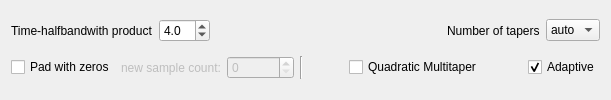
              <widget class="QWidget" name="multitaperPage">
               <layout class="QVBoxLayout" name="verticalLayout_14">
                <item>
                 <layout class="QHBoxLayout" name="horizontalLayout_24">
                  <item>
                   <widget class="QLabel" name="label_17">
                    <property name="text">
                     <string>Time-halfbandwith product</string>
                    </property>
                   </widget>
                  </item>
                  <item>
                   <widget class="QDoubleSpinBox" name="timeBandwidthSpinBox">
                    <property name="decimals">
                     <number>1</number>
                    </property>
                    <property name="minimum">
                     <double>0.500000000000000</double>
                    </property>
                    <property name="maximum">
                     <double>20.000000000000000</double>
                    </property>
                    <property name="singleStep">
                     <double>0.100000000000000</double>
                    </property>
                    <property name="value">
                     <double>4.000000000000000</double>
                    </property>
                   </widget>
                  </item>
                  <item>
                   <spacer name="horizontalSpacer_18">
                    <property name="orientation">
                     <enum>Qt::Horizontal</enum>
                    </property>
                    <property name="sizeHint" stdset="0">
                     <size>
                      <width>40</width>
                      <height>20</height>
                     </size>
                    </property>
                   </spacer>
                  </item>
                  <item>
                   <widget class="QLabel" name="label_19">
                    <property name="text">
                     <string>Number of tapers</string>
                    </property>
                   </widget>
                  </item>
                  <item>
                   <widget class="QComboBox" name="numberOfTapersComboBox">
                    <item>
                     <property name="text">
                      <string>auto</string>
                     </property>
                    </item>
                    <item>
                     <property name="text">
                      <string>1</string>
                     </property>
                    </item>
                    <item>
                     <property name="text">
                      <string>2</string>
                     </property>
                    </item>
                    <item>
                     <property name="text">
                      <string>3</string>
                     </property>
                    </item>
                    <item>
                     <property name="text">
                      <string>4</string>
                     </property>
                    </item>
                    <item>
                     <property name="text">
                      <string>5</string>
                     </property>
                    </item>
                    <item>
                     <property name="text">
                      <string>6</string>
                     </property>
                    </item>
                    <item>
                     <property name="text">
                      <string>7</string>
                     </property>
                    </item>
                    <item>
                     <property name="text">
                      <string>8</string>
                     </property>
                    </item>
                    <item>
                     <property name="text">
                      <string>9</string>
                     </property>
                    </item>
                    <item>
                     <property name="text">
                      <string>10</string>
                     </property>
                    </item>
                   </widget>
                  </item>
                 </layout>
                </item>
                <item>
                 <layout class="QHBoxLayout" name="horizontalLayout_25">
                  <item>
                   <widget class="QCheckBox" name="multitaperPadCheckBox">
                    <property name="text">
                     <string>Pad with zeros</string>
                    </property>
                   </widget>
                  </item>
                  <item>
                   <widget class="QLabel" name="nfftLabel">
                    <property name="enabled">
                     <bool>false</bool>
                    </property>
                    <property name="text">
                     <string>new sample count:</string>
                    </property>
                   </widget>
                  </item>
                  <item>
                   <widget class="QSpinBox" name="nfftSpinBox">
                    <property name="enabled">
                     <bool>false</bool>
                    </property>
                    <property name="maximum">
                     <number>9999999</number>
                    </property>
                   </widget>
                  </item>
                  <item>
                   <widget class="Line" name="line_3">
                    <property name="orientation">
                     <enum>Qt::Vertical</enum>
                    </property>
                   </widget>
                  </item>
                  <item>
                   <spacer name="horizontalSpacer_19">
                    <property name="orientation">
                     <enum>Qt::Horizontal</enum>
                    </property>
                    <property name="sizeHint" stdset="0">
                     <size>
                      <width>40</width>
                      <height>20</height>
                     </size>
                    </property>
                   </spacer>
                  </item>
                  <item>
                   <widget class="QCheckBox" name="quadraticCheckBox">
                    <property name="text">
                     <string>Quadratic Multitaper</string>
                    </property>
                   </widget>
                  </item>
                  <item>
                   <spacer name="horizontalSpacer_21">
                    <property name="orientation">
                     <enum>Qt::Horizontal</enum>
                    </property>
                    <property name="sizeHint" stdset="0">
                     <size>
                      <width>40</width>
                      <height>20</height>
                     </size>
                    </property>
                   </spacer>
                  </item>
                  <item>
                   <widget class="QCheckBox" name="adaptiveCheckBox">
                    <property name="text">
                     <string>Adaptive</string>
                    </property>
                    <property name="checked">
                     <bool>true</bool>
                    </property>
                   </widget>
                  </item>
                 </layout>
                </item>
               </layout>
              </widget>
